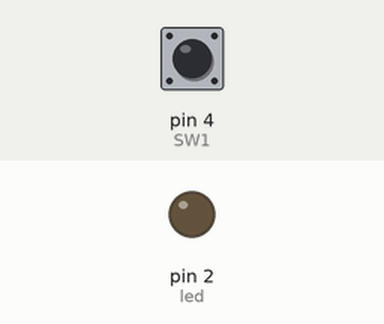
Bench run of a sketch on a simulated Arduino Uno, built with avr-gcc and run on an emulated ATmega328P. Parts: output pins drawn as LEDs (lit = HIGH). The inputs (shaded band) are chosen by the test bench; at power-on: pin 4 (SW1) HIGH. What the sketch prints to the serial monitor is not drawn.

Above: at 1.2 s.
1.3 s: pin 4 (SW1) pulled LOW for 0.15 s
At 1.9 s:
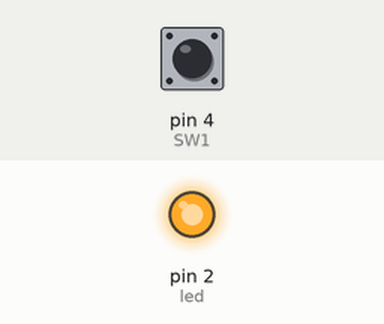
2.9 s: pin 4 (SW1) pulled LOW for 1 s
At 4.4 s:
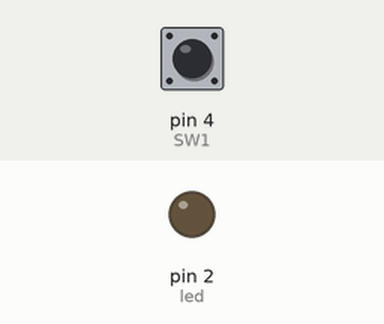
5.4 s: pin 4 (SW1) pulled LOW for 3.2 s
At 9.2 s:
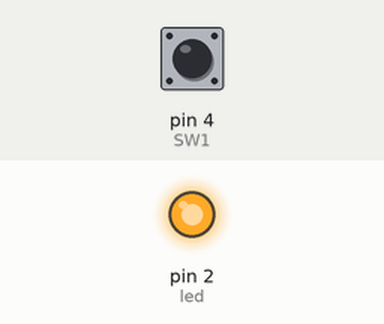
Timing chart, 0 to 10.7 s (numbered marks = the images above; inputs shaded):
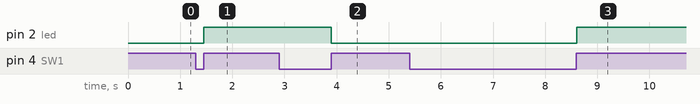

The sketch:

5-3Button_LIB.ino
```cpp
/*
  Control an LED on Pin 13 with Button
*/

#include <Button.h>   // include library

#define led 2//D4
#define SW1 4//D2

Button button(SW1);

bool state = 0;
bool X = 0;
int cnt = 0;

void setup() {
  pinMode(led, OUTPUT);
  pinMode(SW1, INPUT);
  Serial.begin(9600);
}

void loop() {
  state = button.read();
  if (state == LOW) {
    while(button.read() != HIGH){
      delay(1);
    }
    X = !X;
  }
  if (X == HIGH) {//if (state == HIGH) {
    digitalWrite(led, HIGH);      // turn LED on:
  } else {
    digitalWrite(led, LOW);       // turn LED off:
  }
  Serial.println(state);
  delay(1);
}
```

Measured:
- after the input at 1.3 s, pin 2 (led): LOW → HIGH after 0.15 s
- after the input at 2.9 s, pin 2 (led): HIGH → LOW after 1.0 s
- after the input at 5.4 s, pin 2 (led): LOW → HIGH after 3.2 s
